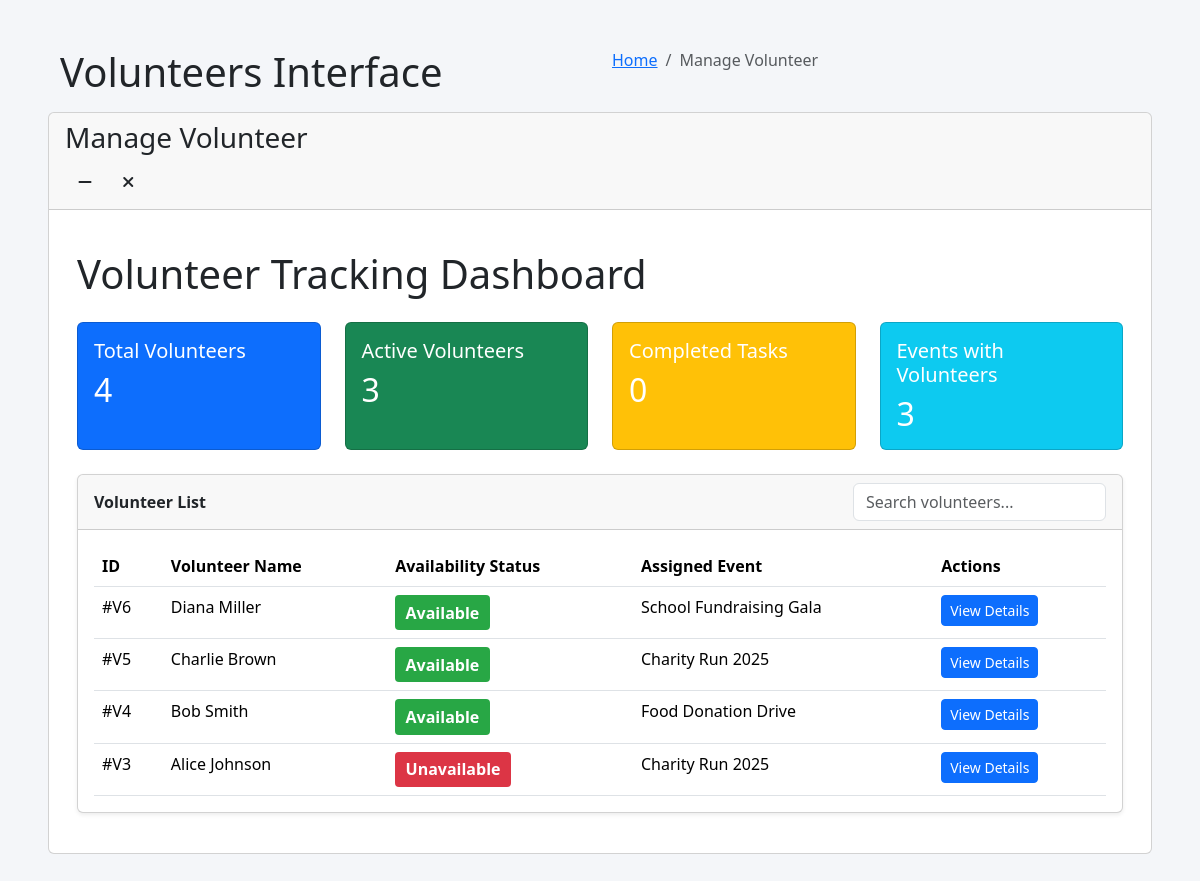
The page /pages/admin/volunteers/volunteers_summery_analyticts.php on the database as committed earlier.
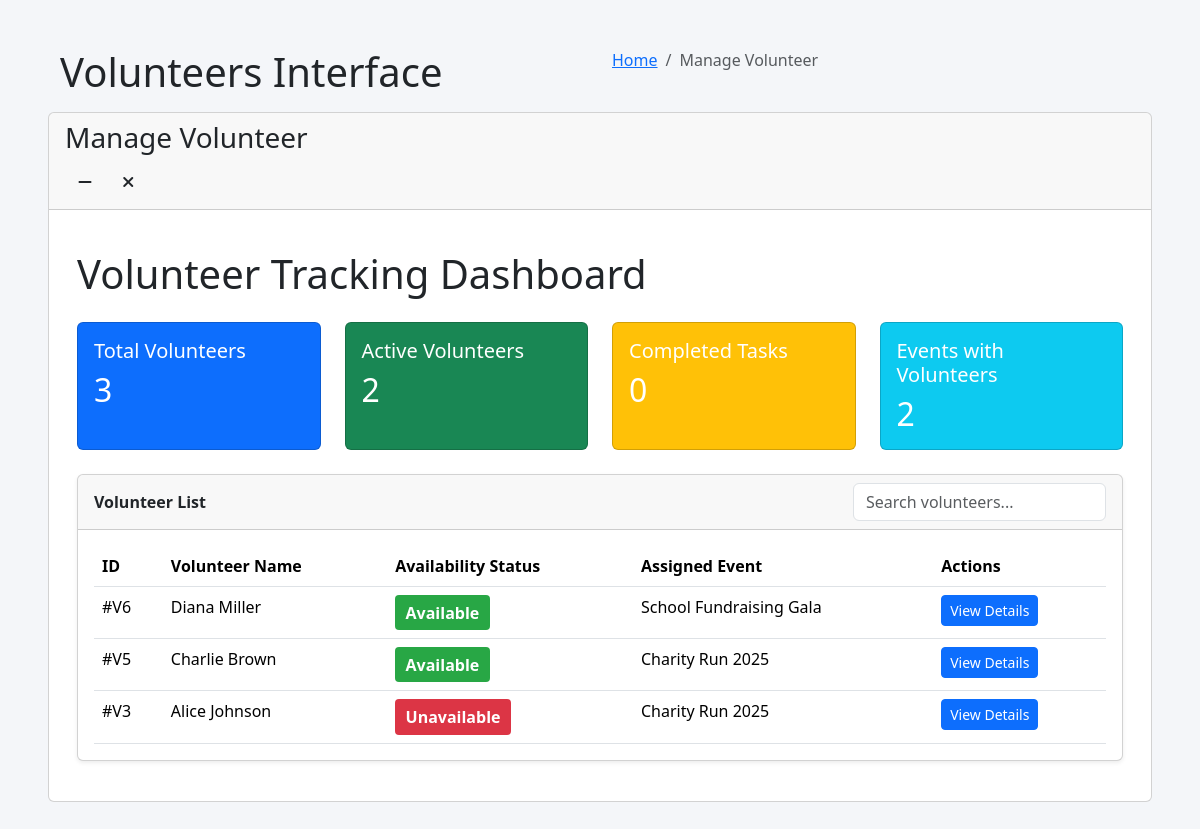
The same page on the database as committed later.
### tables this page shows
CREATE TABLE `volunteer` (
  `id` int(11) NOT NULL,
  `name` varchar(255) NOT NULL,
  `contact` varchar(255) DEFAULT NULL,
  `task` varchar(255) DEFAULT NULL,
  `availability_status` enum('Available','Unavailable') NOT NULL,
  `created_at` timestamp NOT NULL DEFAULT current_timestamp(),
  `event_id` int(11) DEFAULT NULL,
  `user_id` int(11) DEFAULT NULL
);

CREATE TABLE `events` (
  `id` int(11) NOT NULL,
  `name` varchar(255) NOT NULL,
  `location` varchar(255) DEFAULT NULL,
  `descriptions` varchar(255) NOT NULL,
  `date` date DEFAULT NULL,
  `image_url` varchar(255) NOT NULL,
  `status` enum('Active','Inactive') NOT NULL DEFAULT 'Active'
);

### pages/admin/volunteers/volunteers_summery_analyticts.php (the view, shortened to what the changed rows need)
<?php
$dms = new mysqli('localhost', 'root', '', 'donation_management_system');
$total_volunteers = 0;
$result = $dms->query("SELECT COUNT(*) AS total FROM volunteer");
if ($result) {
    $row = $result->fetch_assoc();
    $total_volunteers = $row['total'];
}
$active_volunteers = 0;
$result = $dms->query("SELECT COUNT(*) AS total FROM volunteer WHERE availability_status IN ('Available', 'Assigned')");
if ($result) {
    $row = $result->fetch_assoc();
    $active_volunteers = $row['total'];
}
$completed_tasks = 0;
$events_with_volunteers = 0;
$result = $dms->query("SELECT COUNT(DISTINCT event_id) AS total FROM volunteer WHERE event_id IS NOT NULL");
if ($result) {
    $row = $result->fetch_assoc();
    $events_with_volunteers = $row['total'];
}
?>
<!DOCTYPE html>
<html lang="en">
<head>
    <link href="https://cdn.jsdelivr.net/npm/bootstrap@5.3.3/dist/css/bootstrap.min.css" rel="stylesheet">
    <link rel="stylesheet" href="https://cdnjs.cloudflare.com/ajax/libs/font-awesome/6.5.2/css/all.min.css">
</head>
<body>
    <div class="container-fluid p-5" style="min-height: 2838.44px;">
    <section class="content-header">
      <div class="container-fluid">
        <div class="row mb-2">
          <div class="col-sm-6">
            <h1>Volunteers Interface</h1>
          </div>
        </div>
      </div>
    </section>
    <section class="content">
      <div class="card">
        <div class="card-body">
<div class="container-fluid py-4">
    <h1 class="mb-4">Volunteer Tracking Dashboard</h1>
    <div class="row g-4 mb-4">
        <div class="col-md-3">
            <div class="card text-white bg-primary h-100">
                <div class="card-body">
                    <h5 class="card-title">Total Volunteers</h5>
                    <h2 class="card-text"><?php echo $total_volunteers; ?></h2>
                </div>
            </div>
        </div>
        <div class="col-md-3">
            <div class="card text-white bg-success h-100">
                <div class="card-body">
                    <h5 class="card-title">Active Volunteers</h5>
                    <h2 class="card-text"><?php echo $active_volunteers; ?></h2>
                </div>
            </div>
        </div>
        <div class="col-md-3">
            <div class="card text-white bg-warning h-100">
                <div class="card-body">
                    <h2 class="card-text"><?php echo $completed_tasks; ?></h2>
                </div>
            </div>
        </div>
        <div class="col-md-3">
            <div class="card text-white bg-info h-100">
                <div class="card-body">
                    <h5 class="card-title">Events with Volunteers</h5>
                    <h2 class="card-text"><?php echo $events_with_volunteers; ?></h2>
                </div>
            </div>
        </div>
    </div>
    <div class="card shadow-sm">
        <div class="card-body">
            <div class="table-responsive">
                <table class="table table-hover mb-0" id="volunteerTable">
                    <thead>
                        <tr>
                            <th scope="col">ID</th>
                            <th scope="col">Volunteer Name</th>
                            <th scope="col">Availability Status</th>
                            <th scope="col">Assigned Event</th>
                            <th scope="col">Actions</th>
                        </tr>
                    </thead>
                    <tbody>
                        <?php
                        $query = "SELECT
                                    vs.id, vs.name, vs.contact, vs.task, vs.availability_status,
                                    e.name AS event_name,
                                    CONCAT(u.first_name, ' ', u.last_name) AS user_name
                                  FROM
                                    volunteer vs
                                  LEFT JOIN
                                    events e ON vs.event_id = e.id
                                  LEFT JOIN
                                    users u ON vs.user_id = u.id
                                  ORDER BY vs.id DESC";
                        $volunteers_result = $dms->query($query);
                        if ($volunteers_result) {
                            while ($row = $volunteers_result->fetch_assoc()) {
                                $id = htmlspecialchars($row['id']);
                                $name = htmlspecialchars($row['name']);
                                $contact = htmlspecialchars($row['contact']);
                                $task = htmlspecialchars($row['task']);
                                $availability_status = htmlspecialchars($row['availability_status']);
                                $event_name = htmlspecialchars($row['event_name'] ?? 'N/A');
                                $user_name = htmlspecialchars($row['user_name'] ?? 'N/A');
                                $status_class = '';
                                switch ($availability_status) {
                                    case 'Available':
                                        $status_class = 'status-available';
                                        break;
                                    case 'Unavailable':
                                        $status_class = 'status-unavailable';
                                        break;
                                }
                                echo "<tr>";
                                echo "<td>#V{$id}</td>";
                                echo "<td>{$name}</td>";
                                echo "<td><span class='status-badge {$status_class}'>{$availability_status}</span></td>";
                                echo "<td>{$event_name}</td>";
                                echo "<td>
                                        <button class='btn btn-sm btn-primary view-details' data-bs-toggle='modal' data-bs-target='#volunteerDetailModal'
                                                data-id='{$id}'
                                                data-name='{$name}'
                                                data-contact='{$contact}'
                                                data-task='{$task}'
                                                data-availability='{$availability_status}'
                                                data-eventname='{$event_name}'
                                                data-username='{$user_name}'>
                                            View Details
                                        </button>
                                      </td>";
                                echo "</tr>";
                            }
                        } else {
                            echo "<tr><td colspan='5' class='text-center'>No volunteers found.</td></tr>";
                        }
                        ?>
                    </tbody>
                </table>
            </div>
        </div>
    </div>
</div>
 </div>
      </div>
    </section>
  </div>
</body>
</html>

Rows that differ between the two databases and show on the page:
removed volunteer: id "4", name "Bob Smith", availability_status "Available", event.name "Food Donation Drive"
Other text that changed with them:
$total_volunteers: "4" → "3"
$active_volunteers: "3" → "2"
$events_with_volunteers: "3" → "2"
